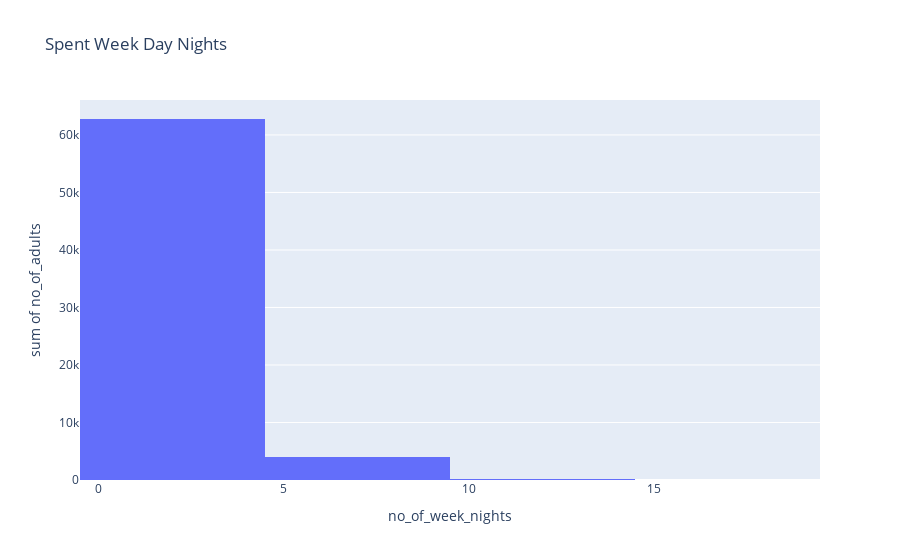

Here is the notebook cell this chart was saved with:
### Code cell
px.histogram(data_frame=nights_spent, x='no_of_week_nights', y='no_of_adults', title='Spent Week Day Nights')

### Figure 1 — Plotly figure (JSON) as saved in the notebook; plotly's stock layout.template omitted (floating-point values rounded to 4 significant figures)
{"data": [{"bingroup": "x", "histfunc": "sum", "hovertemplate": "no_of_week_nights=%{x}<br>sum of no_of_adults=%{y}<extra></extra>", "legendgroup": "", "marker": {"color": "#636efa", "pattern": {"shape": ""}}, "name": "", "orientation": "v", "showlegend": false, "type": "histogram", "x": [2, 1, 3, 4, 0, 5, 6, 7, 8, 10, 9, 11, 12, 15, 14, 13, 17, 16], "xaxis": "x", "y": [21126, 16769, 14882, 5851, 4147, 3218, 371, 204, 119, 100, 59, 26, 17, 13, 9, 8, 4, 3], "yaxis": "y"}], "layout": {"barmode": "relative", "legend": {"tracegroupgap": 0}, "title": {"text": "Spent Week Day Nights"}, "xaxis": {"anchor": "y", "domain": [0, 1], "title": {"text": "no_of_week_nights"}}, "yaxis": {"anchor": "x", "domain": [0, 1], "title": {"text": "sum of no_of_adults"}}}}
